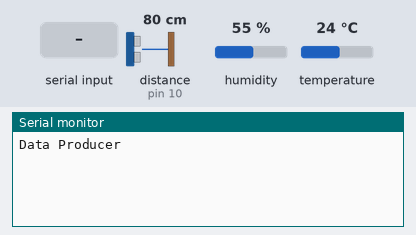
A sketch run on a simulated Arduino Uno, built with avr-gcc and run on an emulated ATmega328P. Parts: the last lines printed to the serial monitor. The test bench sets the inputs (shaded band); at power-on: distance to the obstacle (sensor on pin 10) 80 cm, humidity 55 %, temperature 24 °C. The echo pulse lasts 58.3 µs per cm.

Above: at 1.2 s.
1.3 s: "1" received over the second serial link
At 1.83 s:
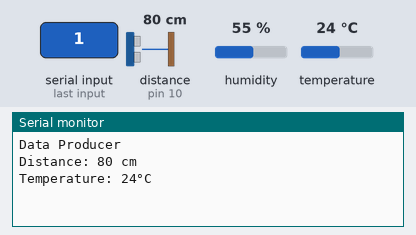
At 2.3 s:
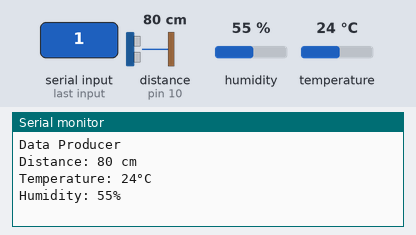

Measured:
- after the input at 1.3 s, the serial monitor: prints a new line after 0.10 s (image 1)

The sketch:

Data_Producer.ino
```cpp
// Include the libraries:
#include <Adafruit_Sensor.h>
#include "SoftwareSerial.h"
#include <DHT.h>

// Defines
#define TRIG_PIN 12
#define ECHO_PIN 10
#define DHTPIN 7
#define DHTTYPE DHT11

// Variables
int duration, distance, temperature, humidity;
DHT dht = DHT(DHTPIN, DHTTYPE); // Initialize DHT sensor for normal 16mhz Arduino:

SoftwareSerial xbeeSerial(2, 3);

void setup() {

  //Serial Port begin
  Serial.begin(9600);
  xbeeSerial.begin(9600);

  //Define inputs and outputs
  pinMode(TRIG_PIN, OUTPUT);
  pinMode(ECHO_PIN, INPUT);

  // Setup DHT11 sensor:
  dht.begin();

  Serial.println("Data Producer");
  delay(75);
}

void loop() {

  char a;
  while (!xbeeSerial.available());
  a = xbeeSerial.read();
  delay(75);

  if(a == '1')
    getData();
}

void getData(){

  setUltrasonic();
  setDHT11();
  sendFunc();
}

void sendFunc(){

  printDistance();
  printDHT11();
  char msg[13];
  sprintf(msg, "%03dx%03dx%03dy", distance, temperature, humidity);
  delay(75);
  xbeeSerial.print(msg);
  delay(75);
}

void setUltrasonic(){
  ultrasonicTrigger();
  readDuration();
  convertToCm();
}

// The sensor is triggered by a HIGH pulse of 10 or more microseconds.
// Give a short LOW pulse beforehand to ensure a clean HIGH pulse:
void ultrasonicTrigger(){
  digitalWrite(TRIG_PIN, LOW);
  delayMicroseconds(5);
  digitalWrite(TRIG_PIN, HIGH);
  delayMicroseconds(10);
  digitalWrite(TRIG_PIN, LOW);
}

// Read the signal from the sensor: a HIGH pulse whose duration is the time (in microseconds) from the sending of the ping to the reception of its echo off of an object.
void readDuration(){
  pinMode(ECHO_PIN, INPUT);
  duration = pulseIn(ECHO_PIN, HIGH);
}

// Convert the time into a distance
// Distance = (traveltime/2) x speed of sound
// The speed of sound is: 343m/s = 0.0343 cm/uS = 1/29.1 cm/uS
void convertToCm(){
  distance = (duration/2) / 29.1;     // Divide by 29.1 or multiply by 0.0343
}

// Prints the measured distance in cm into the Serial Display
void printDistance() {
  Serial.print("\nDistance: ");
  delay(75);
  Serial.print(distance);
  delay(75);
  Serial.println(" cm");
  delay(75);
}

void setDHT11(){

  // Read the humidity in %:
  humidity = dht.readHumidity();
  // Read the temperature as Celsius:
  temperature = dht.readTemperature();
}

// Prints the measured humidity and temperature into the Serial Display
void printDHT11() {
  Serial.print("Temperature: ");
  delay(75);
  Serial.print(temperature);
  delay(75);
  Serial.print("\xC2\xB0");
  delay(75);
  Serial.println("C");
  delay(75);
  Serial.print("Humidity: ");
  delay(75);
  Serial.print(humidity);
  delay(75);
  Serial.println("%");
  delay(75);
}
```
